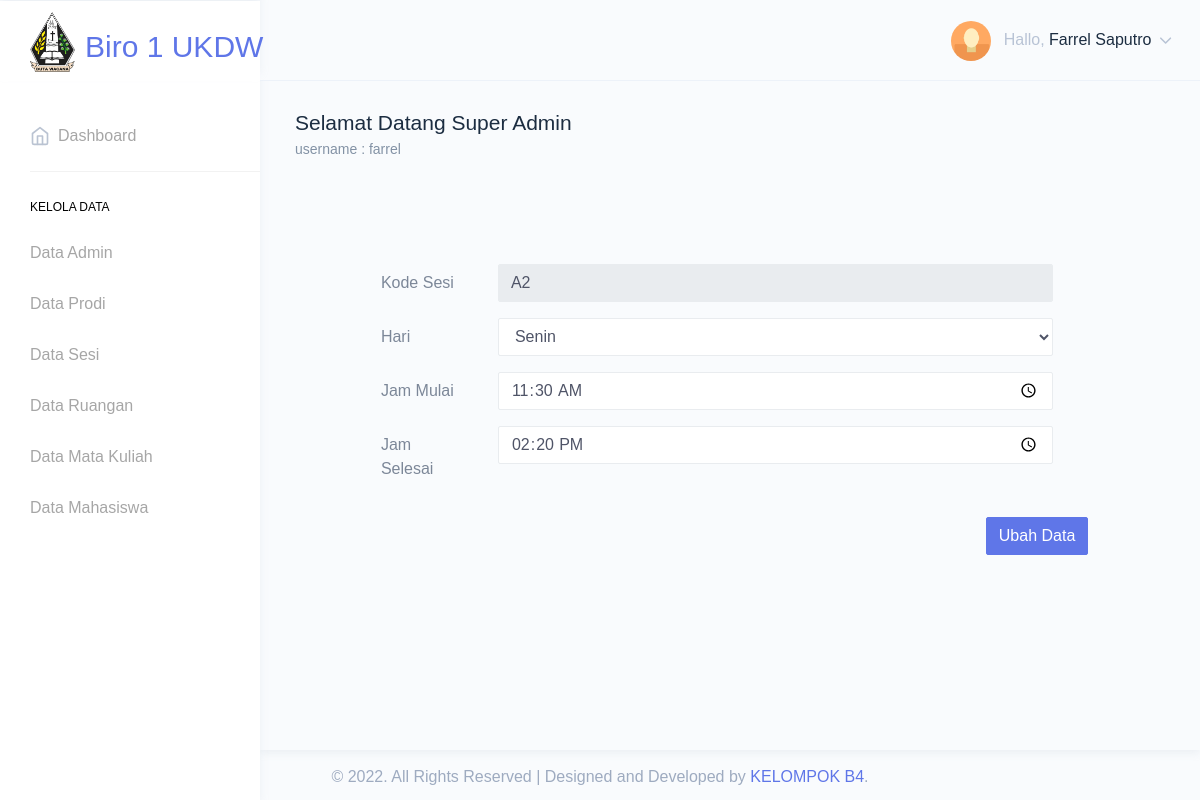
The app's page /superadmin/index.php?page=ubah_sesi&id=A2 (signed in) with its own data.
### tables this page shows
CREATE TABLE `sesi` (
  `kodeSesi` varchar(10) NOT NULL,
  `hari` varchar(10) NOT NULL,
  `jam_mulai` time NOT NULL,
  `jam_selesai` time NOT NULL
);

### superadmin/ubah_sesi.php (the view, shortened to what this page needs)
<?php
$id = $_GET["id"];
$sql = mysql_query(" SELECT * FROM sesi WHERE kodeSesi = '$id' ");
$data = mysql_fetch_array($sql);
?>
<form method = "POST" action="crud.php?aksi=ubah_sesi" class="form-horizontal" style="margin-left:7%;margin-right:10%;margin-top:5%;"  enctype = "multipart/form-data">
            <div class="card-body">
                <div class="form-group row">
                    <label for="inputEmail3" class="col-sm-2 col-form-label">Kode Sesi</label>
                    <div class="col-sm-10">
                      <input type="text" value="<?php echo $data["kodeSesi"]; ?>" class="form-control" disabled>
                    </div>
                  </div>
                  <div class="form-group row">
                    <label for="inputEmail3" class="col-sm-2 col-form-label">Hari</label>
                    <div class="col-sm-10">
                    <select name="hari" class="form-control" required>
                      <option value="Senin">Senin</option>
                    </select>
                    </div>
                  </div>
                  <div class="form-group row">
                    <label for="inputEmail3" class="col-sm-2 col-form-label">Jam Mulai</label>
                    <div class="col-sm-10">
                      <input type="time" name="jam_mulai" value="<?php echo $data["jam_mulai"]; ?>" class="form-control" autocomplete='off' autofocus required>
                    </div>
                  </div>
                  <div class="form-group row">
                    <label for="inputEmail3" class="col-sm-2 col-form-label">Jam Selesai</label>
                    <div class="col-sm-10">
                      <input type="time" name="jam_selesai" value="<?php echo $data["jam_selesai"]; ?>" class="form-control" autocomplete='off' autofocus required>
                    </div>
                  </div>
                  <input type="submit" value="Ubah Data" name="kirim" class="btn btn-primary" style="margin-left:90%; margin-top:2%;">
                </div>
              </form>
            </div>

### records on screen
sesi: kodeSesi "A2", jam_mulai "11:30:00", jam_selesai "14:20:00"

### other values on screen
$nama "Farrel Saputro"
$username "farrel"
